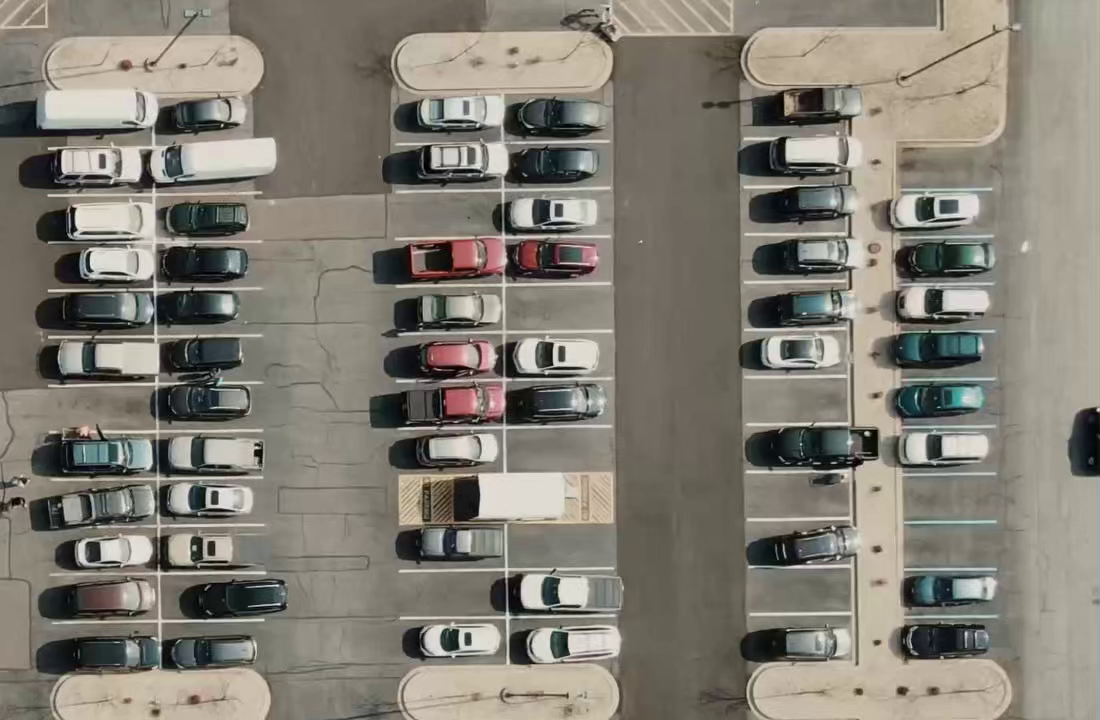
#> input picture car2.png, 1100 x 720 px
$ python datacollection.py
#> lines starting #> are read from the running program, lines starting #| are printed output that depends on the picture; after the words box and inside, x2 and y2 are one past the last pixel; in counts of white or black regions, pixels touching at a corner belong together
import cv2
import pickle
import os

width = 120
height = 45

save_dir = 'cropped_img'

if not os.path.exists(save_dir):
    os.makedirs(save_dir)

def save_cropped_img(img, pos, index):
    cropped_img = img[pos[1]:pos[1]+height, pos[0]:pos[0]+width]
    save_path = os.path.join(save_dir, f'roi_{index}.png')
    cv2.imwrite(save_path, cropped_img)
    print(f'saved cropped image: {save_path}')


try:
    with open('carposition.pkl', 'rb') as f:
#> (reads carposition.pkl from the repository)
        positionList = pickle.load(f)
except :
    positionList = []

def mouseclick(events, x, y, flags, params):
    if events == cv2.EVENT_LBUTTONDOWN:
        positionList.append((x, y))
        save_cropped_img(cv2.resize(cv2.imread('car2.png'), (1280, 720)), (x, y), len(positionList))
    if events == cv2.EVENT_RBUTTONDOWN:
        for i, pos in enumerate(positionList):
            x1, y1 = pos
            if x1<x<x1+width and y1<y<y1+height:
                positionList.pop(i)
    with open('carposition.pkl', 'wb') as f:
        pickle.dump(positionList, f)

while True:
    image = cv2.imread('car2.png')
#> image is the input picture: shape (720, 1100, 3); mean B, G, R 116.1, 126, 130.5
    image = cv2.resize(image, (1280, 720))
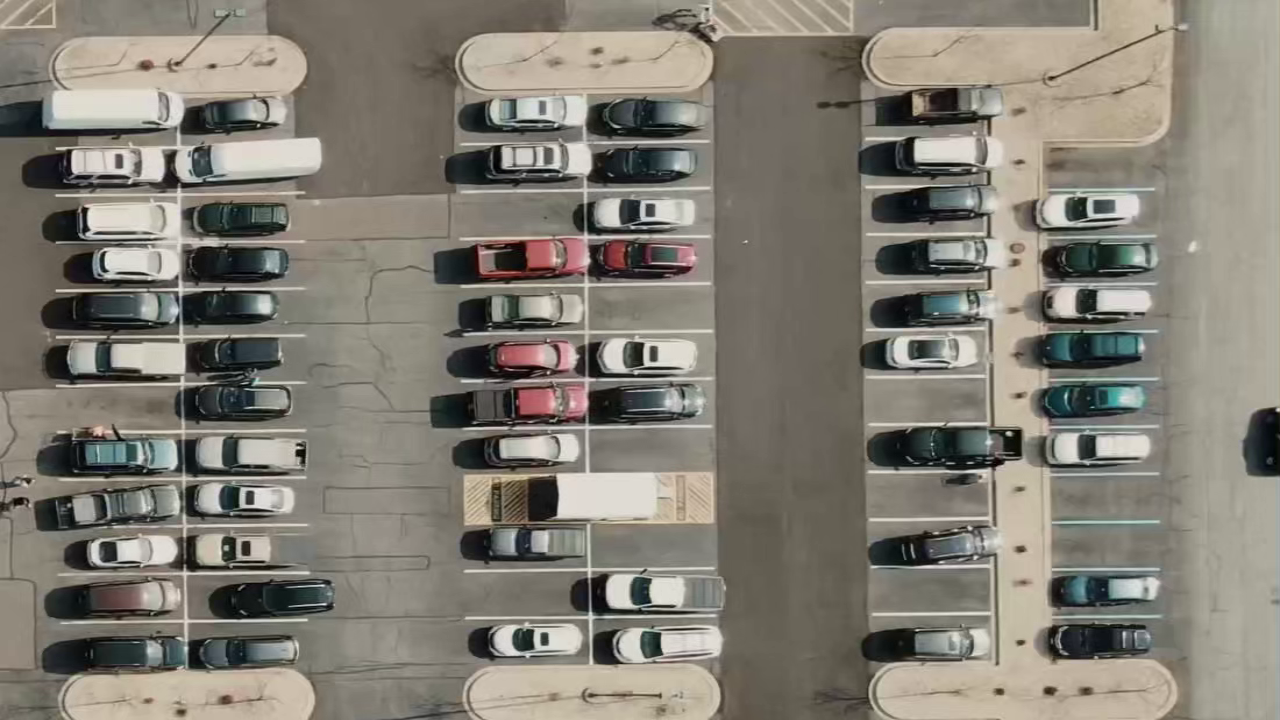
#> image: shape (720, 1280, 3); mean B, G, R 116.1, 126, 130.5
    for pos in positionList:
        cv2.rectangle(image, pos, (pos[0]+width, pos[1]+height), (255,0,255), 2)
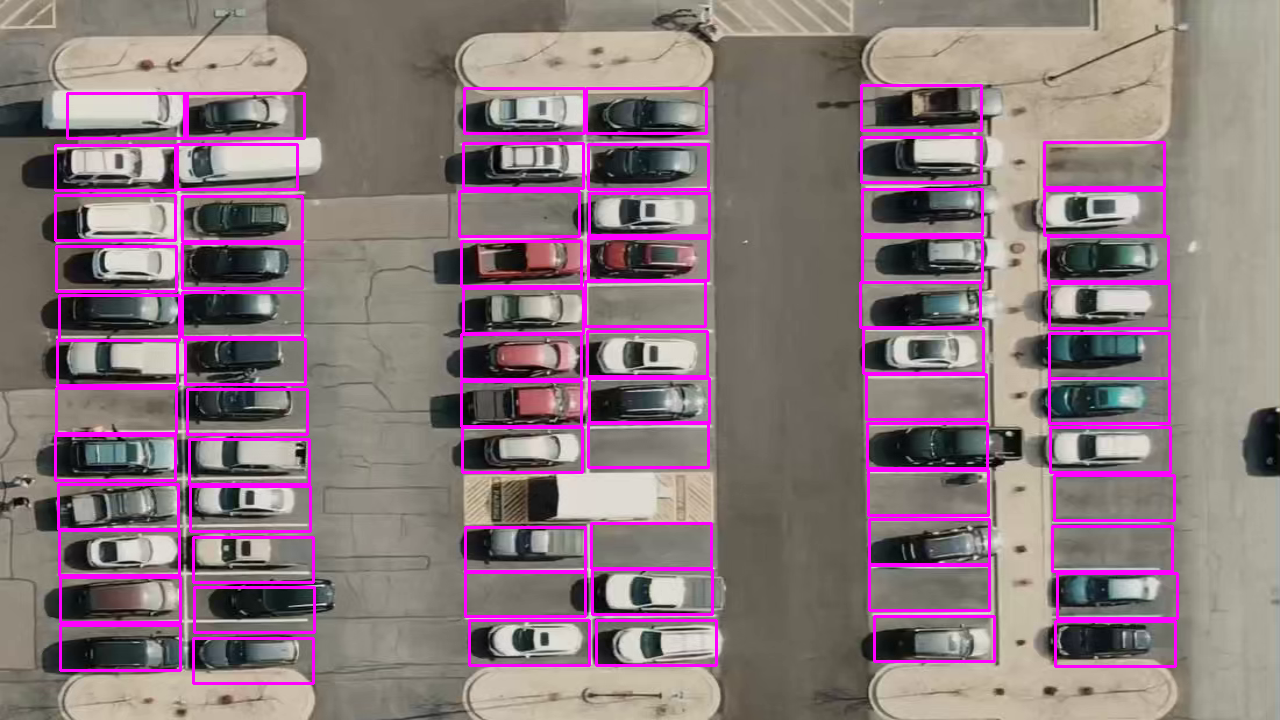
#> image: shape (720, 1280, 3); 6.81% of pixels changed, all inside (x1, y1, x2, y2) = (54, 84, 1179, 685)
    cv2.imshow("Image", image)
    cv2.setMouseCallback("Image", mouseclick)
    k = cv2.waitKey(1)
#> (key q is pressed here)
    if k==ord('q'):
        break
